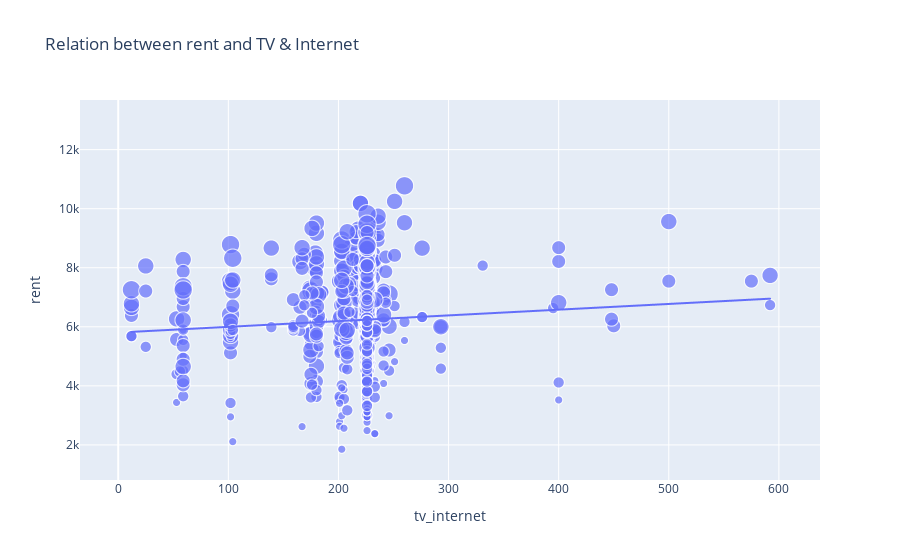

Write notebook code for a chart like this one.
### Code cell
# creating a comparison rent vs tv_internet in another way 

rent_to_tvinternet = px.scatter(data_frame = df, x="tv_internet", y="rent", size="rooms", trendline="ols", title="Relation between rent and TV & Internet")
rent_to_tvinternet.show()

### Figure 1 — Plotly figure (JSON) as saved in the notebook; plotly's stock layout.template omitted (floating-point values rounded to 4 significant figures; data arrays with more than 128 entries replaced by an {"elided": "..."} marker saying what was removed)
{"data": [{"hovertemplate": "tv_internet=%{x}<br>rent=%{y}<br>rooms=%{marker.size}<extra></extra>", "legendgroup": "", "marker": {"color": "#636efa", "size": {"elided": "2116 int values"}, "sizemode": "area", "sizeref": 0.015, "symbol": "circle"}, "mode": "markers", "name": "", "showlegend": false, "type": "scattergl", "x": {"elided": "2116 int values"}, "xaxis": "x", "y": {"elided": "2116 int values"}, "yaxis": "y"}, {"hovertemplate": "<b>OLS trendline</b><br>rent = 1.93841 * tv_internet + 5804.6<br>R<sup>2</sup>=0.005929<br><br>tv_internet=%{x}<br>rent=%{y} <b>(trend)</b><extra></extra>", "legendgroup": "", "marker": {"color": "#636efa", "symbol": "circle"}, "mode": "lines", "name": "", "showlegend": false, "type": "scattergl", "x": {"elided": "512 int values"}, "xaxis": "x", "y": {"elided": "512 float values"}, "yaxis": "y"}], "layout": {"legend": {"itemsizing": "constant", "tracegroupgap": 0}, "title": {"text": "Relation between rent and TV & Internet"}, "xaxis": {"anchor": "y", "domain": [0, 1], "title": {"text": "tv_internet"}}, "yaxis": {"anchor": "x", "domain": [0, 1], "title": {"text": "rent"}}}}
